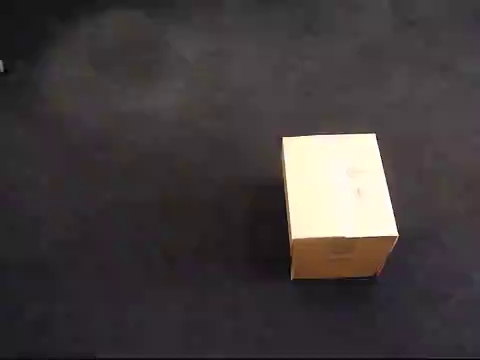
#> input picture frame 4 of test_videos/singleball.mov, 480 x 360 px
$ python foremat.py   (older library calls are emulated)
#> lines starting #> are read from the running program, lines starting #| are printed output that depends on the picture; after the words box and inside, x2 and y2 are one past the last pixel; in counts of white or black regions, pixels touching at a corner belong together
'''
基于自适应混合高斯背景建模的背景减除法,将前景图的轮廓进行绘制并展示
'''
import matplotlib.pyplot as plt
import cv2
import numpy as np

#打开视频
file = "test_videos/singleball.mov"
cap=cv2.VideoCapture(file)
# [9 lines of commented-out code are left out]
numFrames=cap.get(7)
print("Number of Frames in the video:",numFrames)

#将每个帧检测到的对象位置绘制到图中
plt.figure()
# plt.hold(True)
plt.axis([0,cap.get(3),cap.get(4),0])
count=0 #计算帧数
bgs=cv2.createBackgroundSubtractorMOG2()#基于自适应混合高斯背景建模的背景减除法
measuredTrack=np.zeros((int(numFrames),2))-1#初始化每个帧的小球坐标位置
while count<numFrames:
    count+=1
    ret,img2=cap.read()
#> img2 is the input picture: shape (360, 480, 3); mean B, G, R 61.3, 60.7, 66.8
    cv2.imshow("Video",img2)
    cv2.namedWindow("Video",cv2.WINDOW_NORMAL)
    foremat=bgs.apply(img2,learningRate=0.01) #返回当前帧的前景蒙版
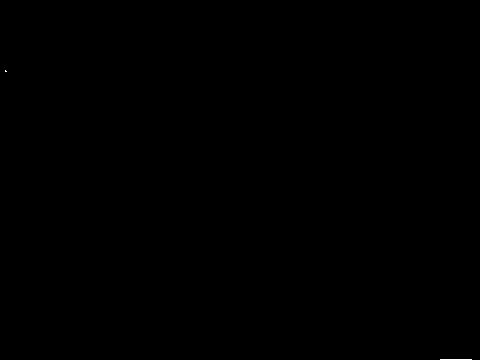
#> foremat: shape (360, 480); values 127 (black) and 255 (white), 0.02% white in thin lines or dots, all inside (x1, y1, x2, y2) = (5, 70, 472, 360)
    cv2.waitKey(20)
    ret,thresh=cv2.threshold(foremat,220,255,0)#通过将阈值应用于前景蒙版，将其转换为二进制图像，前景处为1，后景为0
    im2,contours,hierarchy=cv2.findContours(thresh,cv2.RETR_TREE,cv2.CHAIN_APPROX_SIMPLE)#确定前景对象的轮廓
#> contours = 2 contours, all with area under 20

    #假设轮廓的质心是前景对象位置，跟踪每个帧的位置，对于每个帧，被跟踪对象位置存储在numpy数组中
    if len(contours)>0:
        for i in range(len(contours)):
            area=cv2.contourArea(contours[i])#计算轮廓面积
            if area>100:
                m=np.mean(contours[i],axis=0)#寻找物体的中心点
                measuredTrack[count-1,:]=m[0]
                plt.plot(m[0,0],m[0,1],'xr')
#> this loop made 2 passes
#> area on passes 1 to 2: 0, 0.5
#> after the loop, measuredTrack = 45 pairs, first value -1 to -1, second value -1 to -1
    cv2.imshow('Foreground',foremat)
    cv2.namedWindow('Foreground',cv2.WINDOW_NORMAL)
    cv2.waitKey(160)
cap.release()
cv2.destroyAllWindows()
print(measuredTrack)
#保存小球滚动 的足迹
np.save('ballTrajectory',measuredTrack)
plt.axis((0,480,360,0))
plt.show()

$ run again, starting later in the video
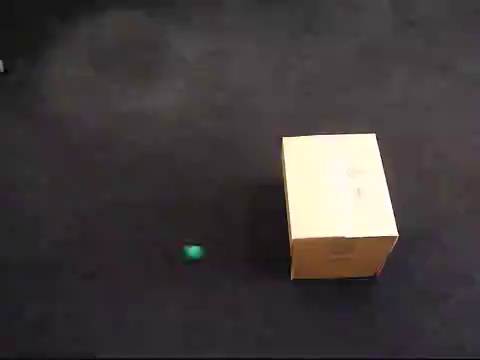
#> input picture frame 20 of test_videos/singleball.mov, 480 x 360 px
#> img2 is the input picture: shape (360, 480, 3); mean B, G, R 61.5, 60.8, 66.9
#> foremat: shape (360, 480); values 127 (black) and 255 (white), 0.02% white in thin lines or dots, all inside (x1, y1, x2, y2) = (5, 70, 472, 360)
#> contours = 2 contours, all with area under 20
#> the loop `for i in range(len(contours)):` made 2 passes
#> area on passes 1 to 2: 0, 0.5
#> after the loop `for i in range(len(contours)):`: measuredTrack = 45 pairs, first value -1 to -1, second value -1 to -1
#> `plt.show()`:
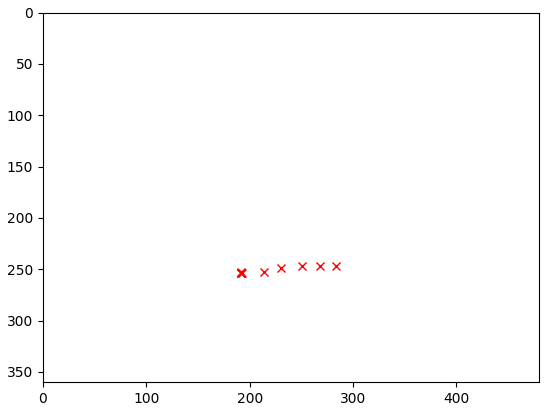
#> figure drawn by matplotlib, 1 panel

$ run again, starting later in the video
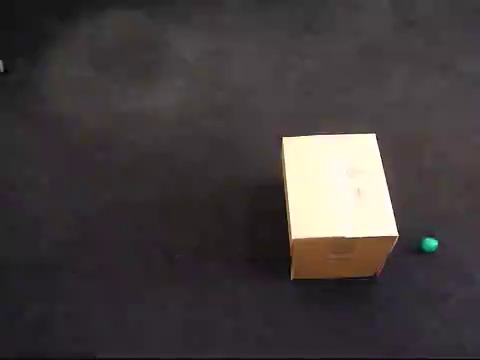
#> input picture frame 36 of test_videos/singleball.mov, 480 x 360 px
#> img2 is the input picture: shape (360, 480, 3); mean B, G, R 61.4, 60.7, 66.8
#> foremat: shape (360, 480); values 127 (black) and 255 (white), 0.02% white in thin lines or dots, all inside (x1, y1, x2, y2) = (5, 70, 472, 360)
#> contours = 2 contours, all with area under 20
#> the loop `for i in range(len(contours)):` made 2 passes
#> area on passes 1 to 2: 0, 0.5
#> after the loop `for i in range(len(contours)):`: measuredTrack = 45 pairs, first value -1 to -1, second value -1 to -1
#> `plt.show()`:
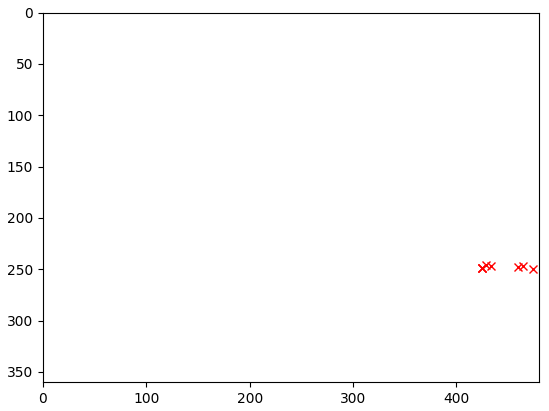
#> figure drawn by matplotlib, 1 panel
